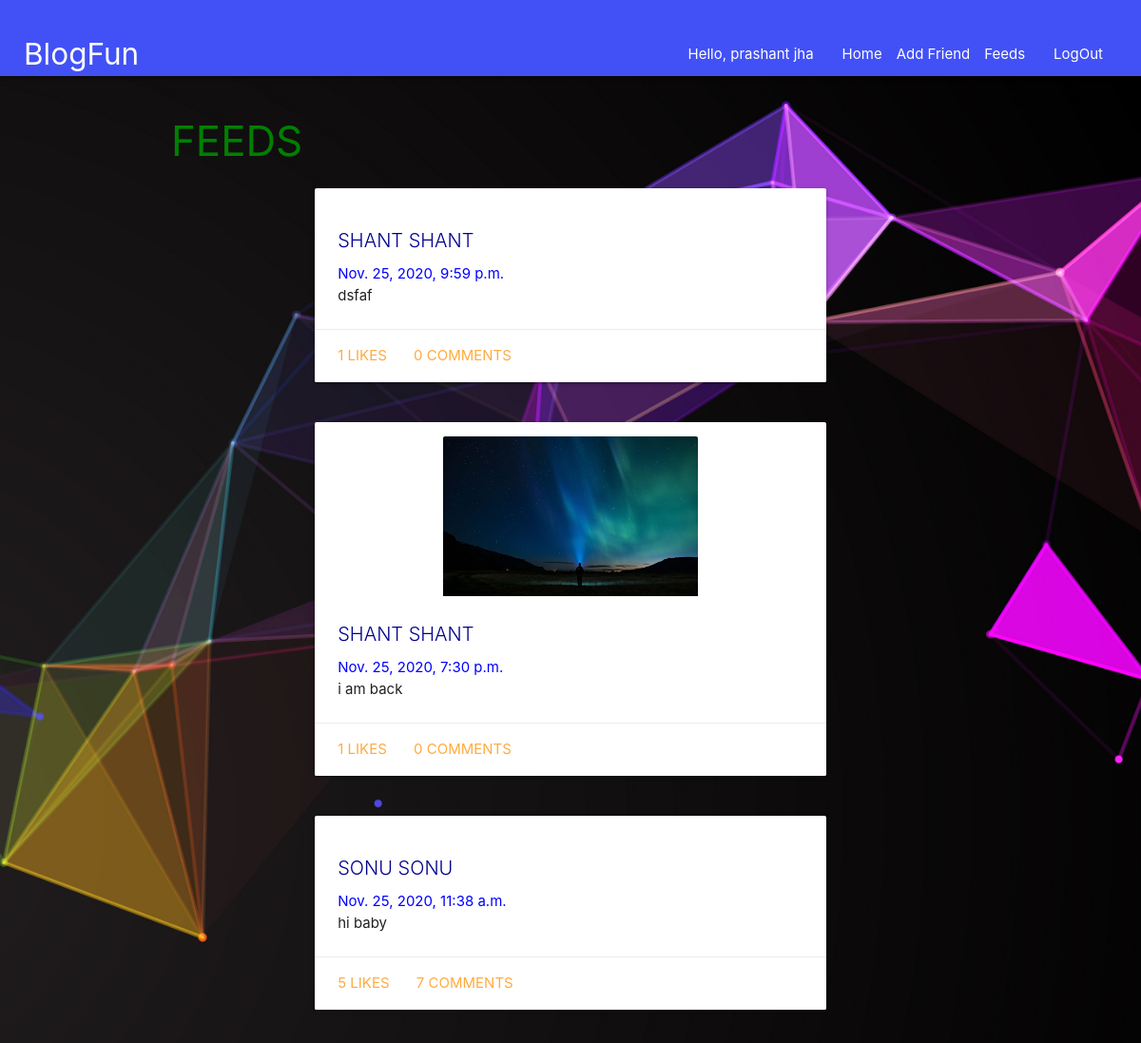
The app's page / (signed in) with its own data.
### social/models.py (models this page shows, shortened)
class Post(models.Model):
    user = models.ForeignKey(User, on_delete=models.CASCADE)
    created_at = models.DateTimeField(auto_now=True)
    content = models.TextField()
    image = models.ImageField(blank=True)

### social/views.py (the view)
# urls.py: path("", views.Wall.as_view()),
class Wall(LoginRequiredMixin, ListView):
    template_name = "social/wall.html"
    context_object_name = "posts"
    login_url = "auth/login"
    def get_queryset(self):
        friendIds = [friend.person2.id for friend in models.Friends.objects.filter(
            person1=self.request.user)]
        friendIds = friendIds + \
            [friend.person1.id for friend in models.Friends.objects.filter(
                person2=self.request.user)]
        return models.Post.objects.filter(user__in=friendIds).order_by("-created_at")

### templates/social/wall.html
{% extends 'base.html'%}
{% block content %}
<h3 style="color:green;">FEEDS</h3>
<ul>
{% for post in posts %}
{% include 'social/components/post.html' %}
{% endfor %}
</ul>
{% endblock%}

### templates/base.html (shortened to what this page needs)
{% load static %}
<!DOCTYPE html>
<html lang="en">
  <head>
    <link
      rel="stylesheet"
      href="https://cdnjs.cloudflare.com/ajax/libs/materialize/1.0.0/css/materialize.min.css"
    />
  </head>
  <body>
    <nav style="margin-bottom: 3rem; background-color: #4251f5; height: 10vh">
      <div class="nav-wrapper" style="padding: 25px">
        <a href="/" class="brand-logo">BlogFun</a>
        <ul id="nav-mobile" class="right hide-on-med-and-down">
          {% if user.is_authenticated %}
          <li>
            <a href="/home">
              Hello, {{ request.user.first_name }} {{request.user.last_name}}</a
            >
          </li>
          <li>
            <a href="/home"> Home </a>
          </li>
          <li>Add Friend</li>
          <li><a href="/">Feeds</a></li>
          <li><a href="/auth/logout">LogOut</a></li>
          {% else %}
          <li><a href="/auth/login">LogIn</a></li>
          {% endif %}
        </ul>
      </div>
    </nav>
    <div class="container">{% block content %} {% endblock %}</div>
  </body>
</html>

### templates/social/components/post.html (shortened to what this page needs)
<div class="row">
  <div class="col s12 m6 l8 offset-l2">
    <div class="card">
      <div class="card-image"  style="
            padding-top:15px;">
        {% if post.image %}
        <img
          style="
            display: block;
            margin-left: auto;
            margin-right: auto;
            width: 50%;
          "
          src="/media/{{ post.image }}"
        />
        {% endif %}
      </div>
      <div class="card-content">
        <span class="card-title" style="color: darkblue; font-size: 20px">
          {{ post.user.first_name }} {{ post.user.last_name }}
        </span>
        <p style="color: blue">{{ post.created_at }}</p>
        <p>{{ post.content }}</p>
      </div>
      <div class="card-action">
        <a href="#" onclick="likePost({{post.id}})"
          >{{ post.like_set.count }} Likes</a
        >
        <a href="#postModal{{post.id}}" class="modal-trigger">
          {{ post.comment_set.count }} Comments</a
        >
      </div>
    </div>
  </div>
</div>

### templates/base.html (style rules this page uses)
html { background: url("/static/12818.jpg") no-repeat center center fixed; -webkit-background-size: cover; -moz-background-size: cover; -o-background-size: cover; background-size: cover; }
.card-title { text-transform: uppercase; }

### records on screen
Post: user.first_name "SHANT", user.last_name "SHANT", created_at "Nov. 25, 2020, 9:59 p.m.", content "dsfaf", like_set.count "1", comment_set.count "0"
Post: image (picture), user.first_name "SHANT", user.last_name "SHANT", created_at "Nov. 25, 2020, 7:30 p.m.", content "i am back", like_set.count "1", comment_set.count "0"
Post: user.first_name "SONU", user.last_name "SONU", created_at "Nov. 25, 2020, 11:38 a.m.", content "hi baby", like_set.count "5", comment_set.count "7"

### other values on screen
{{ request.user.first_name }} "prashant"
{{ request.user.last_name }} "jha"
